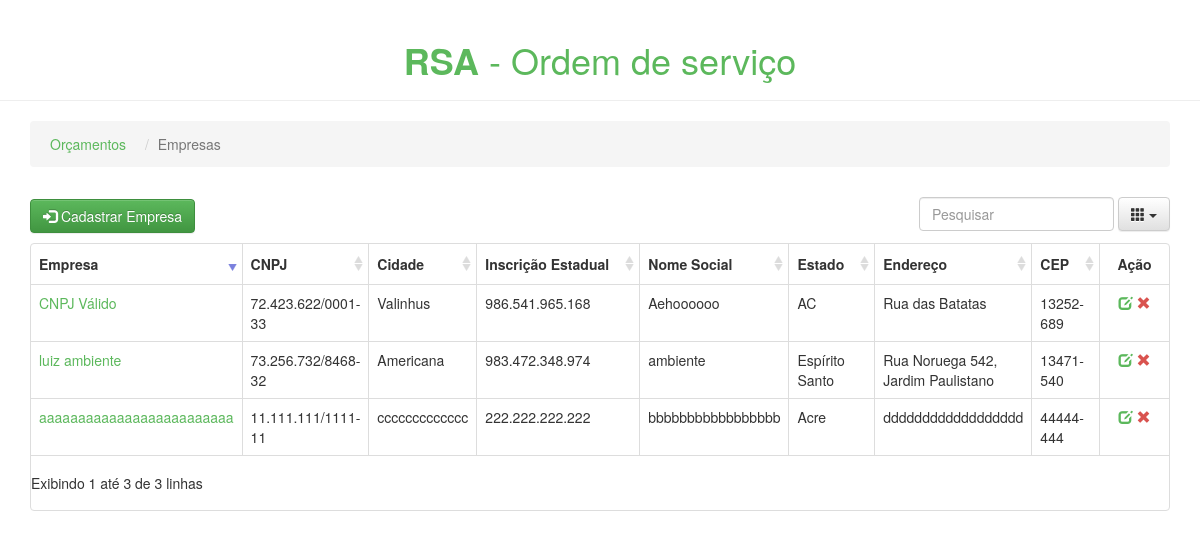
Before: /pros/empresas/ with the older database file.
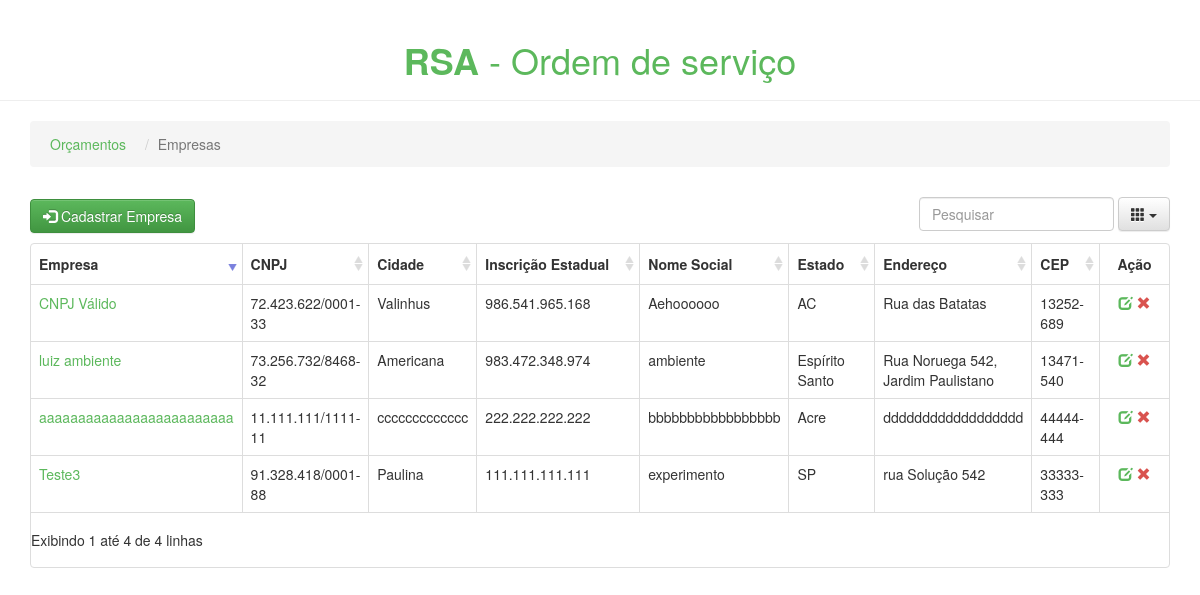
After: the same page with the newer database file.
### pros/models.py (models this page shows, shortened)
class Empresa(models.Model):
    nome_empresa = models.CharField(max_length=200)
    nome_social = models.CharField(max_length=200)
    cnpj = models.CharField(max_length=20, unique=True)
    insc_estadual = models.CharField(max_length=20)
    cidade = models.CharField(max_length=100)
    estado = models.CharField(max_length=100)
    end = models.CharField(max_length=300)
    cep = models.CharField(max_length=10)

### pros/views.py (the view)
# urls.py: url(r'^empresas/delete_empresa/(\d+)/$', views.delete_empresa, name='delete_empresa'),
def empresas(request):
    empresa_list = Empresa.objects.order_by('nome_empresa')
    return render(request, 'pros/empresas.html', {'empresa_list': empresa_list})

### pros/templates/pros/empresas.html (shortened to what this page needs)
<!DOCTYPE HTML>
{% include 'pros/base.html' %}
{% load staticfiles %}
<html lang="pt-br">
    <head>
    </head>
    <body>
        <header class="page-header text-center color-link-empresa">
            <h1><strong>RSA</strong> - Ordem de serviço</h1>
        </header>
        <div class="container">
            <ul class="breadcrumb">
                <li><a class="color-link-empresa" href="{% url 'pros:index' %}">Orçamentos</a>
                    </li>
                <li class="active">Empresas</li>
            </ul>
            <div id="toolbar-empresa">
                <a type="button" class="btn btn-success" href="{% url 'pros:cadastro_empresa' %}">
                    <i class="glyphicon glyphicon-log-in"></i> Cadastrar Empresa
                </a>
            </div>
            <table data-toggle="table"
                data-toolbar="#toolbar-empresa"
                data-search="true"
                data-sort-name="nome_empresa"
                data-sort-order="desc"
                data-pagination="true"
                data-show-footer="false"
                data-page-list="[10, 25, 50, 100, ALL]"
                data-minimum-count-columns="2"
                data-show-columns="true">
                <thead>
                    <tr>
                        <th data-field="nome_empresa" data-sortable="true">Empresa</th>
                        <th data-field="cnpj" data-sortable="true">CNPJ</th>
                        <th data-field="cidade" data-sortable="true">Cidade</th>
                        <th data-field="insc_estadual" data-sortable="true">Inscrição Estadual</th>
                        <th data-field="nome_social" data-sortable="true">Nome Social</th>
                        <th data-field="estado" data-sortable="true">Estado</th>
                        <th data-field="end" data-sortable="true">Endereço</th>
                        <th data-field="cep" data-sortable="true">CEP</th>
                        <th data-field="action" class="col-md-1" data-align="center">Ação</th>
                    </tr>
                </thead>
                <tbody>
                    {% for empresa in empresa_list %}
                        <tr>
                            <td class="text-overflow">
                                <a class="color-link-empresa" href="{% url 'pros:clientes' empresa.id %}">
                                    {{ empresa.nome_empresa }}
                                </a>
                            </td>
                            <td class="text-overflow">{{ empresa.cnpj }}</td>
                            <td class="text-overflow">{{ empresa.cidade }}</td>
                            <td class="text-overflow">{{ empresa.insc_estadual }}</td>
                            <td class="text-overflow">{{ empresa.nome_social }}</td>
                            <td class="text-overflow">{{ empresa.estado }}</td>
                            <td class="text-overflow">{{ empresa.end }}</td>
                            <td class="text-overflow">{{ empresa.cep }}</td>
                            <td class="col-md-1" data-align="center">
                                <a class="edit ml10" href="{% url 'pros:update_empresa' empresa.id %}" title="Edit">
                                    <i class="glyphicon glyphicon-edit color-link-empresa"></i>
                                </a>
                                <a class="remove ml10 remove-empresa" title="Remove" data-toggle="modal" href="#"
                                   data-id="{{ empresa.id }}" data-name="{{ empresa.nome_empresa }}"
                                   data-target="#empresa-del">
                                    <i class="glyphicon glyphicon-remove color-delete"></i>
                                </a>
                            </td>
                        </tr>
                    {% endfor %}
                </tbody>
            </table>
        </div>
    </body>
</html>

### pros/templates/pros/base.html (shortened to what this page needs)
<!DOCTYPE HTML>
{% load staticfiles %}
<html>
        {% block styles %}
        <link rel="stylesheet" href="{% static 'css/bootstrap.min.css' %}">
        <link rel="stylesheet" href="{% static 'css/bootstrap-theme.min.css' %}">
        <link rel="stylesheet" href="{% static 'css/bootstrap-table.min.css' %}">
        <link rel="stylesheet" href="{% static 'css/pros.css' %}">
        {% endblock styles %}
</html>

### pros/static/css/pros.css (style rules this page uses)
body { background-color: e9e9e9; }
.color-link-empresa { color: #5cb85c; }
.color-delete { color: #d9534f; }
.breadcrumb li { padding: 5px; }

Changed rows visible on the page:
added Empresa: nome_empresa "Teste3", cnpj "91.328.418/0001-88", cidade "Paulina", insc_estadual "111.111.111.111", nome_social "experimento", estado "SP", end "rua Solução 542", cep "33333-333"
Other visible differences:
text written by a page script: "Exibindo 1 até 3 de 3 linhas" → "Exibindo 1 até 4 de 4 linhas"
